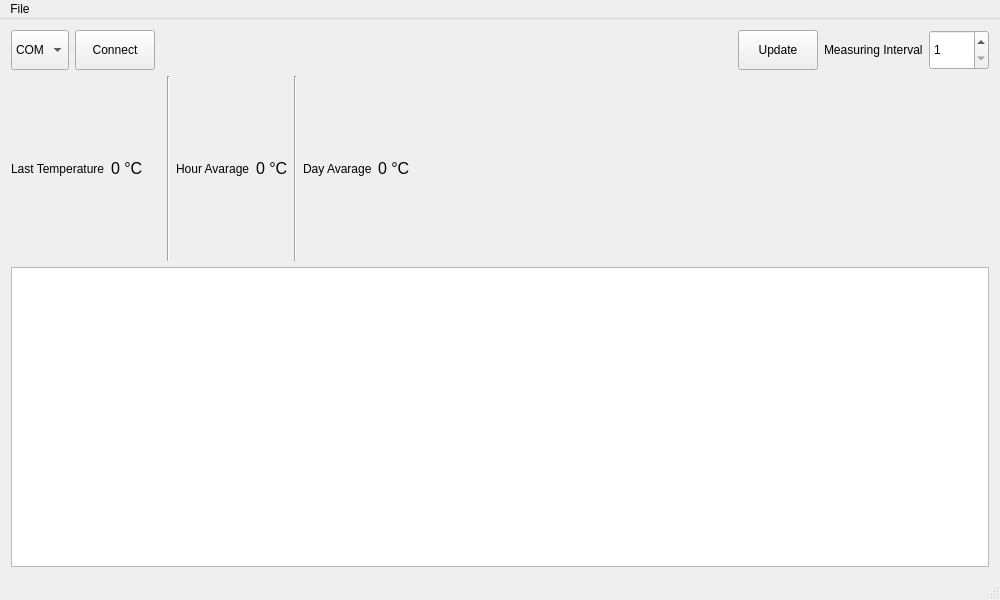
<?xml version="1.0" encoding="UTF-8"?>
<ui version="4.0">
 <class>MainWindow</class>
 <widget class="QMainWindow" name="MainWindow">
  <property name="geometry">
   <rect>
    <x>0</x>
    <y>0</y>
    <width>1000</width>
    <height>600</height>
   </rect>
  </property>
  <property name="minimumSize">
   <size>
    <width>1000</width>
    <height>600</height>
   </size>
  </property>
  <property name="windowTitle">
   <string>TempMonitor</string>
  </property>
  <widget class="QWidget" name="centralWidget">
   <layout class="QVBoxLayout" name="verticalLayout">
    <item>
     <layout class="QHBoxLayout" name="horizontalLayout">
      <item>
       <widget class="QComboBox" name="dd_ports">
        <property name="minimumSize">
         <size>
          <width>0</width>
          <height>40</height>
         </size>
        </property>
        <item>
         <property name="text">
          <string>COM</string>
         </property>
        </item>
       </widget>
      </item>
      <item>
       <widget class="QPushButton" name="btn_connect">
        <property name="minimumSize">
         <size>
          <width>0</width>
          <height>40</height>
         </size>
        </property>
        <property name="text">
         <string>Connect</string>
        </property>
       </widget>
      </item>
      <item>
       <spacer name="horizontalSpacer_2">
        <property name="orientation">
         <enum>Qt::Horizontal</enum>
        </property>
        <property name="sizeHint" stdset="0">
         <size>
          <width>40</width>
          <height>20</height>
         </size>
        </property>
       </spacer>
      </item>
      <item>
       <widget class="QPushButton" name="btn_update">
        <property name="minimumSize">
         <size>
          <width>0</width>
          <height>40</height>
         </size>
        </property>
        <property name="text">
         <string>Update</string>
        </property>
       </widget>
      </item>
      <item>
       <widget class="QLabel" name="lbl_interval">
        <property name="text">
         <string>Measuring Interval</string>
        </property>
       </widget>
      </item>
      <item>
       <widget class="QSpinBox" name="spin_interval">
        <property name="minimumSize">
         <size>
          <width>60</width>
          <height>40</height>
         </size>
        </property>
        <property name="minimum">
         <number>1</number>
        </property>
        <property name="maximum">
         <number>120</number>
        </property>
        <property name="singleStep">
         <number>1</number>
        </property>
        <property name="value">
         <number>1</number>
        </property>
       </widget>
      </item>
     </layout>
    </item>
    <item>
     <layout class="QHBoxLayout" name="horizontalLayout_4">
      <item>
       <widget class="QLabel" name="label">
        <property name="text">
         <string>Last Temperature</string>
        </property>
       </widget>
      </item>
      <item>
       <widget class="QLabel" name="lbl_currentTemp">
        <property name="minimumSize">
         <size>
          <width>50</width>
          <height>40</height>
         </size>
        </property>
        <property name="font">
         <font>
          <pointsize>12</pointsize>
          <weight>50</weight>
          <bold>false</bold>
         </font>
        </property>
        <property name="text">
         <string>0 °C</string>
        </property>
       </widget>
      </item>
      <item>
       <widget class="Line" name="line_2">
        <property name="orientation">
         <enum>Qt::Vertical</enum>
        </property>
       </widget>
      </item>
      <item>
       <widget class="QLabel" name="label_3">
        <property name="text">
         <string>Hour Avarage</string>
        </property>
       </widget>
      </item>
      <item>
       <widget class="QLabel" name="lbl_hourAvg">
        <property name="font">
         <font>
          <pointsize>12</pointsize>
         </font>
        </property>
        <property name="text">
         <string>0 °C</string>
        </property>
       </widget>
      </item>
      <item>
       <widget class="Line" name="line">
        <property name="orientation">
         <enum>Qt::Vertical</enum>
        </property>
       </widget>
      </item>
      <item>
       <widget class="QLabel" name="label_4">
        <property name="text">
         <string>Day Avarage</string>
        </property>
       </widget>
      </item>
      <item>
       <widget class="QLabel" name="lbl_dayAvg">
        <property name="font">
         <font>
          <pointsize>12</pointsize>
         </font>
        </property>
        <property name="text">
         <string>0 °C</string>
        </property>
       </widget>
      </item>
      <item>
       <spacer name="horizontalSpacer">
        <property name="orientation">
         <enum>Qt::Horizontal</enum>
        </property>
        <property name="sizeHint" stdset="0">
         <size>
          <width>40</width>
          <height>20</height>
         </size>
        </property>
       </spacer>
      </item>
     </layout>
    </item>
    <item>
     <widget class="QTextBrowser" name="txt_terminal">
      <property name="maximumSize">
       <size>
        <width>16777215</width>
        <height>300</height>
       </size>
      </property>
     </widget>
    </item>
    <item>
     <layout class="QHBoxLayout" name="graph_layout"/>
    </item>
   </layout>
  </widget>
  <widget class="QMenuBar" name="menuBar">
   <property name="geometry">
    <rect>
     <x>0</x>
     <y>0</y>
     <width>1000</width>
     <height>21</height>
    </rect>
   </property>
   <widget class="QMenu" name="menuFile">
    <property name="title">
     <string>File</string>
    </property>
    <addaction name="actionLoad"/>
    <addaction name="actionSave"/>
   </widget>
   <addaction name="menuFile"/>
  </widget>
  <widget class="QStatusBar" name="statusBar"/>
  <action name="actionLoad">
   <property name="checkable">
    <bool>false</bool>
   </property>
   <property name="text">
    <string>Load</string>
   </property>
  </action>
  <action name="actionSave">
   <property name="text">
    <string>Save</string>
   </property>
  </action>
 </widget>
 <layoutdefault spacing="6" margin="11"/>
 <resources/>
 <connections/>
</ui>
